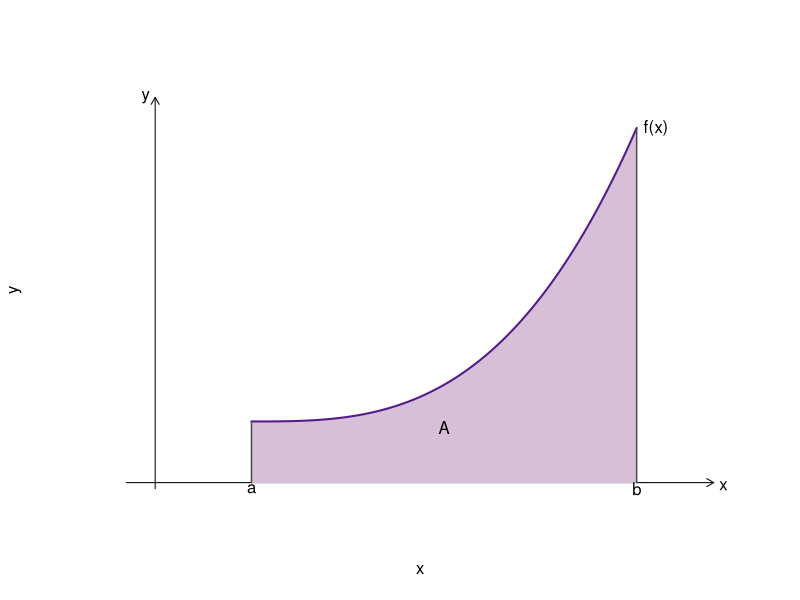
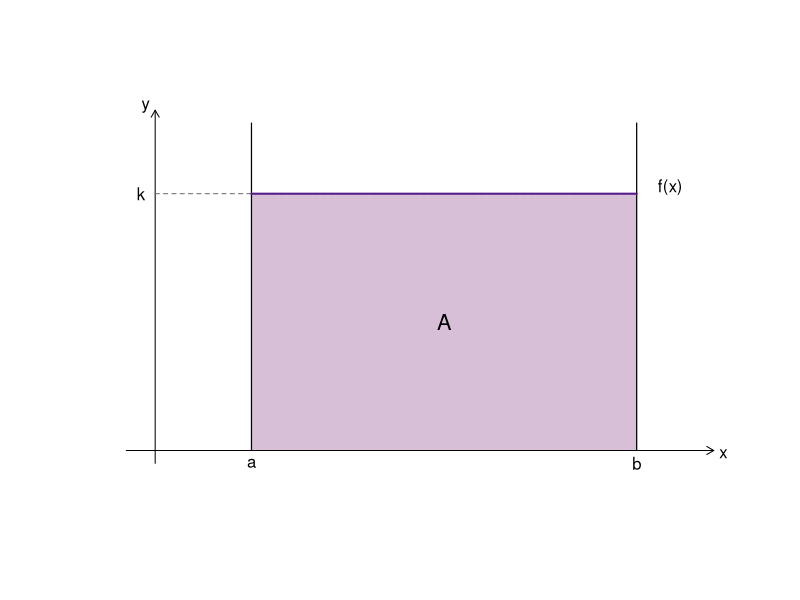
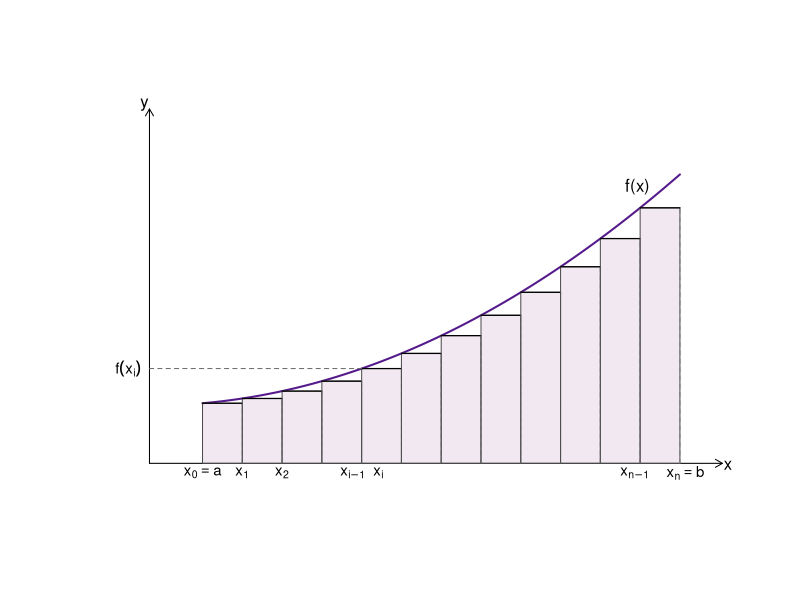

Here is the R script that generated these plots, in order:

# área sob curva

# Função da curva
f <- function(x){
  0.15*(x-1)^3 + 2
}

# Intervalo
a <- 1
b <- 5

# Sequência de pontos
x <- seq(a, b, length = 500)
y <- f(x)

# Limites do gráfico
ylim <- c(0, max(y) + 1)

png(file="area_sob_funcao.png", 
    width=600, height=500, res = 100)
# Criando o gráfico vazio
plot(0, 0,
     type = "n",
     xlim = c(-0.5, 6),
     ylim = ylim,
     xlab = "x",
     ylab = "y",
     axes = FALSE)
# Eixos
arrows(-0.3, 0, 5.8, 0, length = 0.08)
arrows(0, -0.2, 0, ylim[2], length = 0.08)
# Área sombreada
polygon(c(a, x, b),
        c(0, y, 0),
        col = "#d8bfd8",
        border = NA)
# Curva
lines(x, y, col = "purple4", lwd = 2)
# Linhas verticais em a e b
segments(a, 0, a, f(a), lwd = 1.5, col = "gray30")
segments(b, 0, b, f(b), lwd = 1.5, col = "gray30")
# Marcações no eixo x
text(a, -0.2, "a")
text(b, -0.2, "b")
# Nome da função
text(b + 0.2, f(b), "f(x)", col = "black")
# Letras dos eixos
text(5.9, -0.1, "x")
text(-0.1, ylim[2], "y")
# Letra dentro da área
text((a+b)/2, 1.8, "A")
#
dev.off()

##########################

# Função constante

# Parâmetros
a <- 1
b <- 5
k <- 4

png(file="area_funcao_constante.png", 
    width=600, height=500, res = 100)
# Criando gráfico vazio
plot(0, 0,
     type = "n",
     xlim = c(-0.5, 6),
     ylim = c(-0.5, 5.5),
     xlab = "",
     ylab = "",
     axes = FALSE)
# Eixos com setas
arrows(-0.3, 0, 5.8, 0, length = 0.08)
arrows(0, -0.2, 0, 5.3, length = 0.08)
# Retângulo sombreado
polygon(c(a, a, b, b),
        c(0, k, k, 0),
        col = "#d8bfd8",
        border = NA)
# Linhas verticais em a e b
segments(a, 0, a, 5.1, lwd = 1.2)
segments(b, 0, b, 5.1, lwd = 1.2)
# Linha horizontal y = k
segments(0, k, b, k,
         lty = 2,
         col = "gray40")
# Topo da função constante
segments(a, k, b, k,
         col = "purple4",
         lwd = 2)
# Textos
text(a, -0.2, "a")
text(b, -0.2, "b")
text(-0.15, k, "k")
text(5.35, k + 0.1, "f(x)")
text(5.9, -0.05, "x")
text(-0.1, 5.35, "y")
# Letra dentro da área
text((a+b)/2, k/2, "A", cex = 1.3)
#
dev.off()

##########################

# Soma de Rieman

# Função
f <- function(x){
  0.06*x^2 + 1.5
}

# Intervalo
a <- 1
b <- 10

# Número de subintervalos
n <- 12

# Pontos da partição
x <- seq(a, b, length.out = n + 1)

# Alturas dos retângulos (extremo esquerdo)
h <- f(x[-(n+1)])

# Curva suave
xc <- seq(a, b, length = 500)
yc <- f(xc)

png(file="soma_rieman.png", 
    width=600, height=500, res = 100)
# Criando gráfico vazio
plot(0, 0,
     type = "n",
     xlim = c(-0.8, 11),
     ylim = c(-0.5, max(yc) + 2),
     xlab = "",
     ylab = "",
     axes = FALSE)

# Eixos com setas
arrows(0, 0, 10.8, 0, length = 0.08)
arrows(0, 0, 0, max(yc)+1.7, length = 0.08)
# Curva
lines(xc, yc,
      col = "purple4",
      lwd = 2)
# Retângulos da soma de Riemann
for(i in 1:n){
  # Retângulo
  rect(x[i], 0, x[i+1], h[i],
       border = "gray30",
       col = rgb(0.85, 0.75, 0.85, 0.35))
  
  # Linha tracejada vertical
  segments(x[i+1], 0, x[i+1], h[i],
           lty = 2,
           col = "gray50")
  
  # Segmento horizontal superior
  segments(x[i], h[i], x[i+1], h[i],
           lwd = 1.2)
}
# Marcas especiais no eixo x
text(a, -0.25, expression(x[0] == a), cex = 0.9)
text(x[2], -0.25, expression(x[1]), cex = 0.9)
text(x[3], -0.25, expression(x[2]), cex = 0.9)
text(x[5], -0.25,
     expression(x[i-1]~~x[i]),
     cex = 0.9)
text(x[n]-.1, -0.25,
     expression(x[n-1]),
     cex = 0.9)
text(b+.1, -0.25,
     expression(x[n] == b),
     cex = 0.9)
# Linha horizontal tracejada em f(x_i)
xi <- x[5]
yi <- f(xi)
segments(0, yi, xi, yi,
         lty = 2,
         col = "gray40")
text(-0.4, yi,
     expression(f(x[i])),
     cex = 0.9)
# Texto da função
text(9.2, f(9.2)+0.6,
     "f(x)",
     cex = 1)
# Letras dos eixos
text(10.9, -0.05, "x")
text(-0.1, max(yc)+1.8, "y")
#
dev.off()
